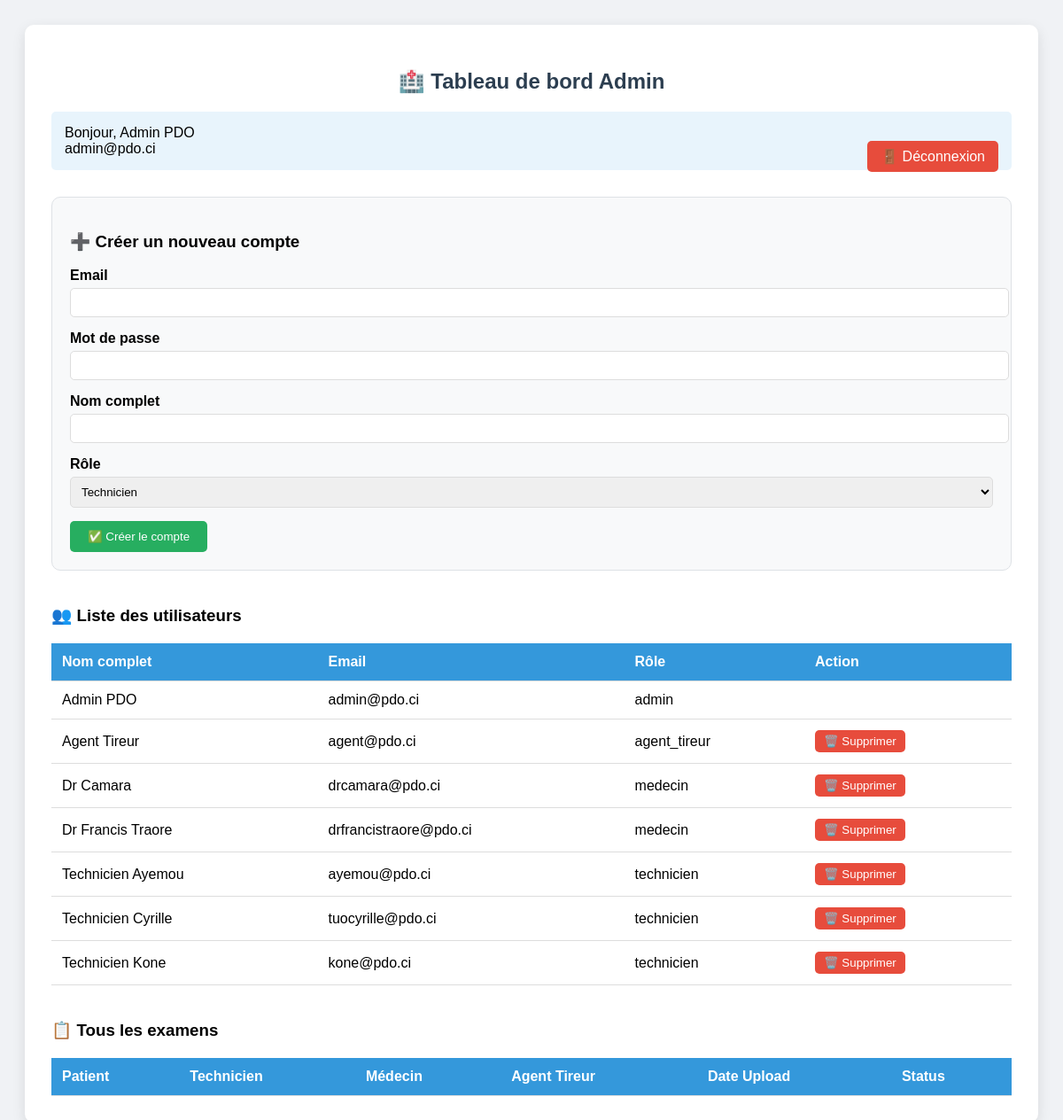
The page /clinique (signed in) on the database its author committed.
### tables this page shows
CREATE TABLE users (
        id INTEGER PRIMARY KEY AUTOINCREMENT,
        email TEXT UNIQUE,
        password TEXT,
        full_name TEXT,
        role TEXT CHECK(role IN ('admin', 'technicien', 'medecin', 'agent_tireur'))
    );

### app.py (the view, shortened to what this page needs)
@app.route('/clinique', methods=['GET', 'POST'])
def clinique():
    if session.get('role') != 'admin':
        flash('❌ Accès refusé', 'error')
        return redirect('/login')
    conn = sqlite3.connect('database.db')
    conn.row_factory = sqlite3.Row
    c = conn.cursor()
    c.execute("SELECT * FROM users ORDER BY role, full_name")
    users = c.fetchall()
    c.execute("""
        SELECT
            e.*,
            p.nom as patient_nom,
            p.prenom as patient_prenom,
            p.id_patient as patient_id_patient,
            t.full_name as technicien_full_name,
            (
                SELECT u.full_name
                FROM users u
                WHERE u.id = e.medecin_id AND u.role = 'medecin'
            ) as medecin_full_name,
            (
                SELECT u.full_name
                FROM users u
                WHERE u.id = e.agent_tireur_id AND u.role = 'agent_tireur'
            ) as agent_tireur_full_name
        FROM exams e
        JOIN patients p ON e.patient_id = p.id
        LEFT JOIN users t ON e.technicien_id = t.id
        ORDER BY e.uploaded_at DESC
    """)
    exams = c.fetchall()
    conn.close()
    return render_template('clinique.html', exams=exams, users=users)

### templates/clinique.html (shortened to what this page needs)
<!DOCTYPE html>
<html lang="fr">
<head>
</head>
<body>
    <div class="container">
        <h2>🏥 Tableau de bord Admin</h2>
        <div class="welcome">
            Bonjour, {{ session['full_name'] }}<br>
            {{ session['user_email'] }}
            <a href="/logout" class="logout-btn">🚪 Déconnexion</a>
        </div>
        <div class="create-user-form">
            <h3>➕ Créer un nouveau compte</h3>
            <form method="POST">
                <div class="form-group">
                    <label>Email</label>
                    <input type="email" name="email" required>
                </div>
                <div class="form-group">
                    <label>Mot de passe</label>
                    <input type="password" name="password" required>
                </div>
                <div class="form-group">
                    <label>Nom complet</label>
                    <input type="text" name="full_name" required>
                </div>
                <div class="form-group">
                    <label>Rôle</label>
                    <select name="role" required>
                        <option value="technicien">Technicien</option>
                    </select>
                </div>
                <button type="submit" class="submit-btn">✅ Créer le compte</button>
            </form>
        </div>
        <div class="users-table">
            <h3>👥 Liste des utilisateurs</h3>
            <table>
                <thead>
                    <tr>
                        <th>Nom complet</th>
                        <th>Email</th>
                        <th>Rôle</th>
                        <th>Action</th>
                    </tr>
                </thead>
                <tbody>
                    {% for user in users %}
                    <tr>
                        <td>{{ user.full_name }}</td>
                        <td>{{ user.email }}</td>
                        <td>{{ user.role }}</td>
                        <td>
                            {% if user.role != 'admin' %}
                            <form method="POST" style="display: inline;">
                                <button type="submit" class="delete-btn" onclick="return confirm('Êtes-vous sûr de vouloir supprimer ce compte ?')">🗑️ Supprimer</button>
                            </form>
                            {% endif %}
                        </td>
                    </tr>
                    {% endfor %}
                </tbody>
            </table>
        </div>
        <h3 style="margin-top: 40px;">📋 Tous les examens</h3>
        <table>
            <thead>
                <tr>
                    <th>Patient</th>
                    <th>Technicien</th>
                    <th>Médecin</th>
                    <th>Agent Tireur</th>
                    <th>Date Upload</th>
                    <th>Status</th>
                </tr>
            </thead>
        </table>
    </div>
</body>
</html>

### templates/clinique.html (style rules this page uses)
body { font-family: Arial, sans-serif; background: #f0f2f5; padding: 20px; }
.container { max-width: 1200px; margin: 0 auto; background: white; padding: 30px; border-radius: 10px; box-shadow: 0 5px 15px rgba(0,0,0,0.1); }
h2 { text-align: center; color: #2c3e50; }
.welcome { background: #e8f4fc; padding: 15px; border-radius: 5px; margin-bottom: 20px; }
.logout-btn { background: #e74c3c; color: white; padding: 8px 15px; text-decoration: none; border-radius: 5px; float: right; }
table { width: 100%; border-collapse: collapse; margin-top: 20px; }
th, td { padding: 12px; text-align: left; border-bottom: 1px solid #ddd; }
th { background: #3498db; color: white; }
.create-user-form { background: #f8f9fa; padding: 20px; border-radius: 10px; margin: 30px 0; border: 1px solid #dee2e6; }
.form-group { margin-bottom: 15px; }
.form-group label { display: block; margin-bottom: 5px; font-weight: bold; }
.form-group input, .form-group select { width: 100%; padding: 8px; border: 1px solid #ddd; border-radius: 5px; }
.submit-btn { background: #27ae60; color: white; padding: 10px 20px; border: none; border-radius: 5px; cursor: pointer; }
.delete-btn { background: #e74c3c; color: white; padding: 5px 10px; border: none; border-radius: 5px; cursor: pointer; }
.users-table { margin-top: 40px; }

### rows shown on the page
users: full_name "Admin PDO", user_email "admin@pdo.ci", email "admin@pdo.ci", role "admin"
users: full_name "Agent Tireur", email "agent@pdo.ci", role "agent_tireur"
users: full_name "Dr Camara", email "drcamara@pdo.ci", role "medecin"
users: full_name "Dr Francis Traore", email "drfrancistraore@pdo.ci", role "medecin"
users: full_name "Technicien Ayemou", email "ayemou@pdo.ci", role "technicien"
users: full_name "Technicien Cyrille", email "tuocyrille@pdo.ci", role "technicien"
users: full_name "Technicien Kone", email "kone@pdo.ci", role "technicien"
